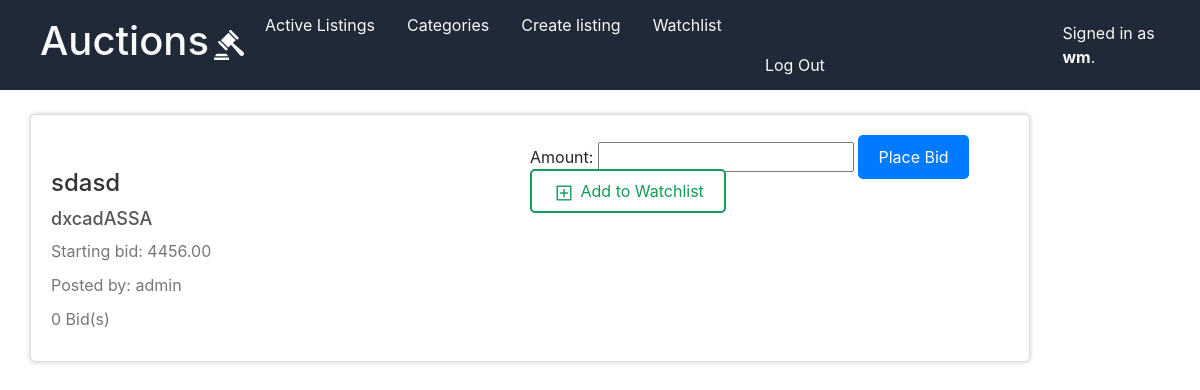
The page /listings/1 (signed in) on the database as committed earlier.
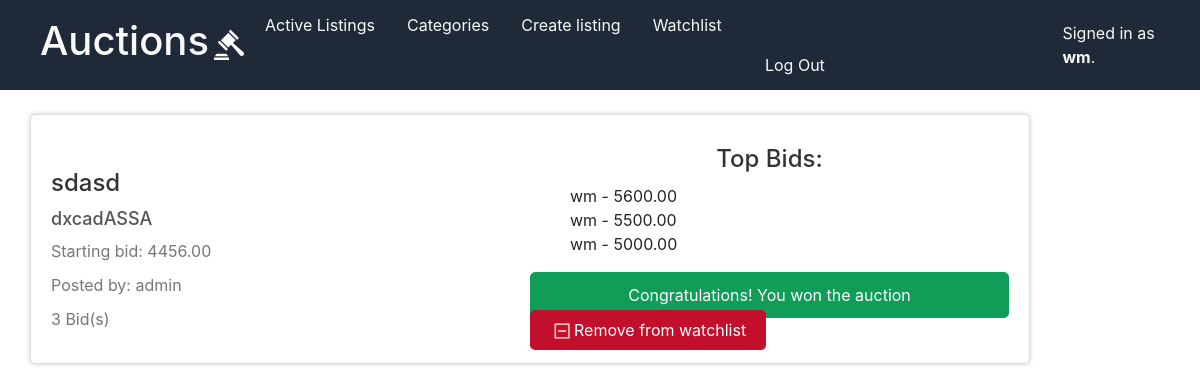
The same page on the database as committed later.
### auctions/models.py (models this page shows, shortened)
class Bid(models.Model):
    bidder = models.ForeignKey(User,on_delete=models.CASCADE)
    amount = models.DecimalField(decimal_places=2,max_digits=10)
    listing = models.ForeignKey(AuctionListing,on_delete=models.CASCADE)
    timestamp = models.DateTimeField(auto_now_add=True)

class User(AbstractUser):
    pass

### auctions/views.py (the view)
# urls.py: path("listings/<int:listing_id>",views.listing_view,name="listing_view"),
def listing_view(request,listing_id):
    listing = get_object_or_404(AuctionListing, id=listing_id)
    try:
        watchlist = WatchList.objects.get(user=request.user)
        watchlist_listings = watchlist.listing.all()
    except WatchList.DoesNotExist:
        watchlist_listings = []
    no_of_bids = Bid.objects.filter(listing=listing).count()
    top_bids = Bid.objects.filter(listing=listing).order_by('-amount')[:3]
    winner = None
    if listing.status == 'completed':
        if listing not in watchlist_listings:
            return redirect('auctions:index')
        existing_bids = Bid.objects.filter(listing=listing)
        highest_bid = existing_bids.order_by('-amount').first()
        winner = highest_bid.bidder
        bid_form = None
    else:
        if request.method == 'POST':
            bid_form = forms.PlaceBid(request.POST)
            if bid_form.is_valid():
                new_bid = bid_form.save(commit=False)
                if new_bid.amount < listing.starting_bid:
                    messages.error(request,'Bid amount must be greater than or equal to starting bid')
                else:
                    existing_bids = Bid.objects.filter(listing=listing)
                    if existing_bids.exists():
                        highest_bid = existing_bids.order_by('-amount').first()
                        if new_bid.amount <= highest_bid.amount:
                            messages.error(request,'Bid amount must be greater than current highest bid')
                        else:
                            new_bid.bidder = request.user
                            new_bid.listing = listing
                            new_bid.save()
                            messages.success(request,'Bid placed successfully')
                            if listing not in watchlist_listings:
                                watchlist.listing.add(listing)
                                return redirect(request.META['HTTP_REFERER'])
                    else:
                        new_bid.bidder = request.user
                        new_bid.listing = listing
                        new_bid.save()
                        messages.success(request,'Bid placed successfully')
                        if listing not in watchlist_listings:
                                watchlist.listing.add(listing)
                                return redirect(request.META['HTTP_REFERER'])
        else:
            bid_form = forms.PlaceBid()
    return render(request,'auctions/listing.html',{
        "listing": listing,
        "bids": no_of_bids,
        "bid_form": bid_form,
        "top_bids": top_bids,
        "watchlist_listings":watchlist_listings,
        "winner": winner
    })

### auctions/templates/auctions/listing.html (shortened to what this page needs)
{% extends "auctions/layout.html" %}
{% load static %}
{% block body %}
    <div class="listing-info-container">
        <div class="main-listing">
            <div class="listing-info-img-container">
            </div>
            <h3>{{listing.title}}</h3>
            <h4>{{listing.description}}</h4>
            <p>Starting bid: {{listing.starting_bid}}</p>
            <p>Posted by: {{listing.seller}}</p>
            <p>{{bids}} Bid(s)</p>
        </div>
        <div class="other-listing-info">
            <div class="top-bids">
                {% if top_bids %}
                    <h3 class="top-bids-title">Top Bids:</h3>
                    <ul class="top-bids-list">
                        {% for bid in top_bids %}
                            <li>{{bid.bidder.username}} - {{bid.amount}}</li>
                        {% endfor %}
                    </ul>
                {% endif %}
            </div>
            {% if user.is_authenticated %}
                {% if user == listing.seller %}
                    <a class="close-listing" href="{%url 'auctions:close_listing' listing.id%}">Close Listing</a>
                {%else%}
                    {%if bid_form is not None%}
                        <form action="{%url 'auctions:listing_view' listing.id%}" method="post">
                            {{bid_form}}
                            <input class="place-bid" type="submit" value="Place Bid">
                        </form>
                    {%endif%}
                    {% if winner is not None %}
                        {%if winner == user%}
                            <div class="winning-msg">Congratulations! You won the auction</div>
                        {%else%}
                            <div class="winning-msg">{{winner}} won the auction.</div>
                        {%endif%}
                    {% endif %}
                    <div class="watchlist-content">
                        {% if listing in watchlist_listings %}
                            <a class="watchlist-remove" href="{%url 'auctions:watchlist_remove' listing.id%}"><img id="minus" src="{% static "auctions/minus.png" %}" >Remove from watchlist</a>
                        {%else%}
                        <a class="watchlist-add" href="{%url 'auctions:watchlist_add' listing.id%}"><img id="add" src="{% static "auctions/add.png" %}" > Add to Watchlist</a>
                        {% endif %}
                    </div>
                {% endif %}
            {% else %}
                <a href="{%url 'auctions:login' %}?next={%url 'auctions:listing_view' listing.id %}">Login to perform more actions</a>
            {% endif %}
        </div>
    </div>
{% endblock %}

Rows that differ between the two databases and show on the page:
added Bid: bidder.username "wm", amount "5600.00"
added Bid: bidder.username "wm", amount "5500.00"
added Bid: bidder.username "wm", amount "5000.00"
Other text that changed with them:
{{ bids }}: "0" → "3"
form field value: "Place Bid" → (not shown)
text no longer shown: "Amount: Add to Watchlist"
text now shown: "Top Bids: Congratulations! You won the auction Remove from watchlist"
